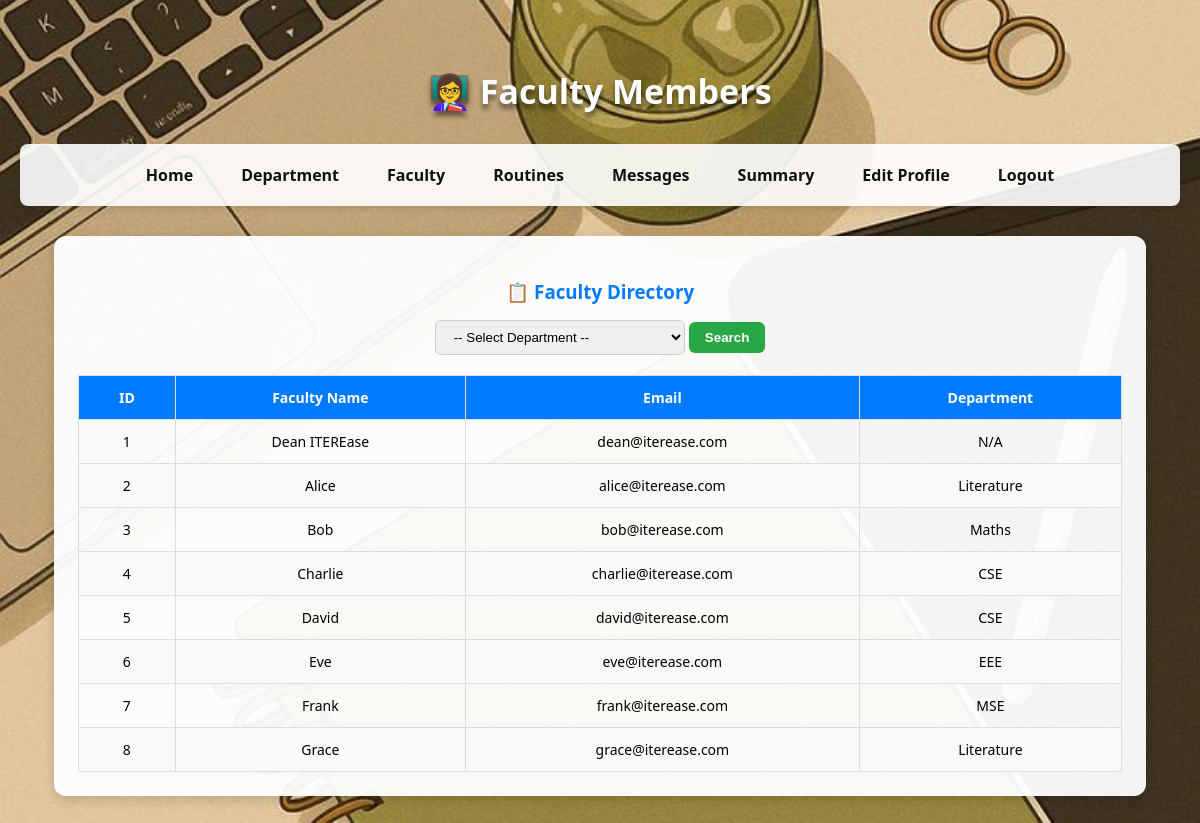
Page /showfaculty/1 on the earlier database version.
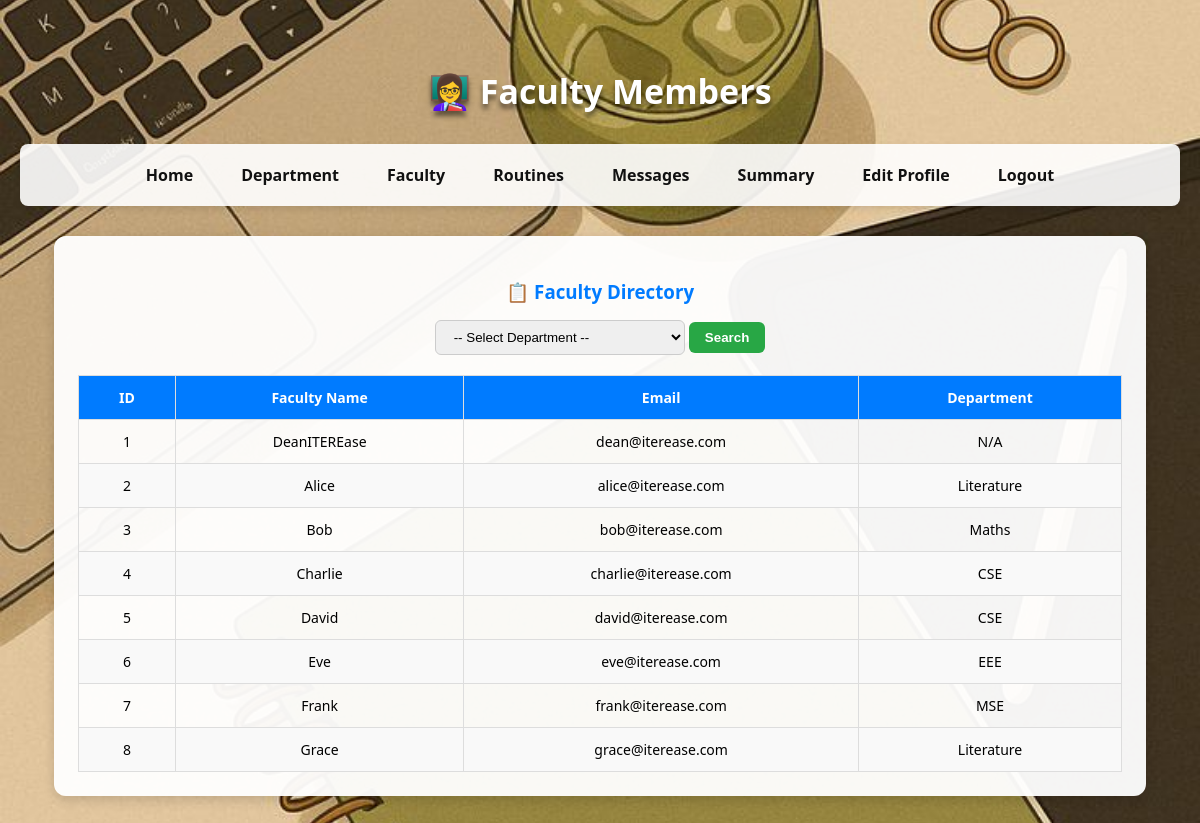
Same page on the later database version.
### app.py (models this page shows)
class Teacher(db.Model):
    __tablename__ = 'teacher'
    id = db.Column(db.Integer, primary_key=True, autoincrement=True)
    name = db.Column(db.String(100), nullable=False)
    email = db.Column(db.String(100), unique=True, nullable=False)
    password = db.Column(db.String(255), nullable=False)
    phone = db.Column(db.String(15), unique=True, nullable=False)
    address = db.Column(db.String(255))
    department_id = db.Column(db.Integer, db.ForeignKey('department.id'))
    classroom_id = db.Column(db.Integer, db.ForeignKey('classroom.id'))
    is_dean = db.Column(db.Boolean, default=False)
    workload = db.Column(db.Integer, default=0, nullable=False)
    subjects = db.relationship('Subject', backref='teacher')
    routine_slots = db.relationship('RoutineSlot', back_populates='teacher')

### app.py (the view)
@app.route('/showfaculty/<int:dean_id>', methods=['GET', 'POST'])
def showfaculty(dean_id):
    dean = Teacher.query.filter_by(id=int(dean_id)).first()
    if not dean or not dean.is_dean:
        flash("❌ Dean not found or access denied.")
        return redirect('/')
    departments = Department.query.all()  # 🔹 send all departments
    if request.method == 'POST':
        dept_id = request.form.get("department_id")
        if dept_id:
            teachers = Teacher.query.filter_by(department_id=dept_id).all()
        else:
            teachers = []
    else:
        teachers = Teacher.query.all()
    return render_template(
        'showfaculty.html',
        dean=dean,
        teachers=teachers,
        departments=departments
    )

### templates/showfaculty.html (shortened to what this page needs)
<!DOCTYPE html>
<html lang="en">
<head>
</head>
<body>
    <h2>👩‍🏫 Faculty Members</h2>
    <nav>
        <a href="/deandashboard/{{dean.id}}">Home</a>
        <a href="/departmentdetails/{{dean.id}}">Department</a>
        <a href="/showfaculty/{{dean.id}}">Faculty</a>
        <a href="/routine/{{dean.id}}"> Routines</a>
        <a href="/message/{{dean.id}}">Messages</a>
        <a href="/deansummary/{{ dean.id }}">Summary</a>
        <a href="/teditprofile/{{dean.id}}">Edit Profile</a>
        <a href="/logout">Logout</a>
    </nav>
    <div class="card">
        <h3>📋 Faculty Directory</h3>
        <div class="search-box">
            <form method="POST" action="/showfaculty/{{ dean.id }}">
                <select name="department_id" required>
                    <option value="">-- Select Department --</option>
                </select>
                <button type="submit">Search</button>
            </form>
        </div>
        {% if teachers %}
        <table>
            <thead>
                <tr>
                    <th>ID</th>
                    <th>Faculty Name</th>
                    <th>Email</th>
                    <th>Department</th>
                </tr>
            </thead>
            <tbody>
                {% for teacher in teachers %}
                <tr>
                    <td>{{ teacher.id }}</td>
                    <td>{{ teacher.name }}</td>
                    <td>{{ teacher.email }}</td>
                    <td>{{ teacher.department.name if teacher.department else 'N/A' }}</td>
                </tr>
                {% endfor %}
            </tbody>
        </table>
        {% else %}
        <p class="no-data">⚠️ No faculty found.</p>
        {% endif %}
    </div>
</body>
</html>

Differences in the rows shown:
changed Teacher "dean@iterease.com": name "Dean ITEREase" → "DeanITEREase"
